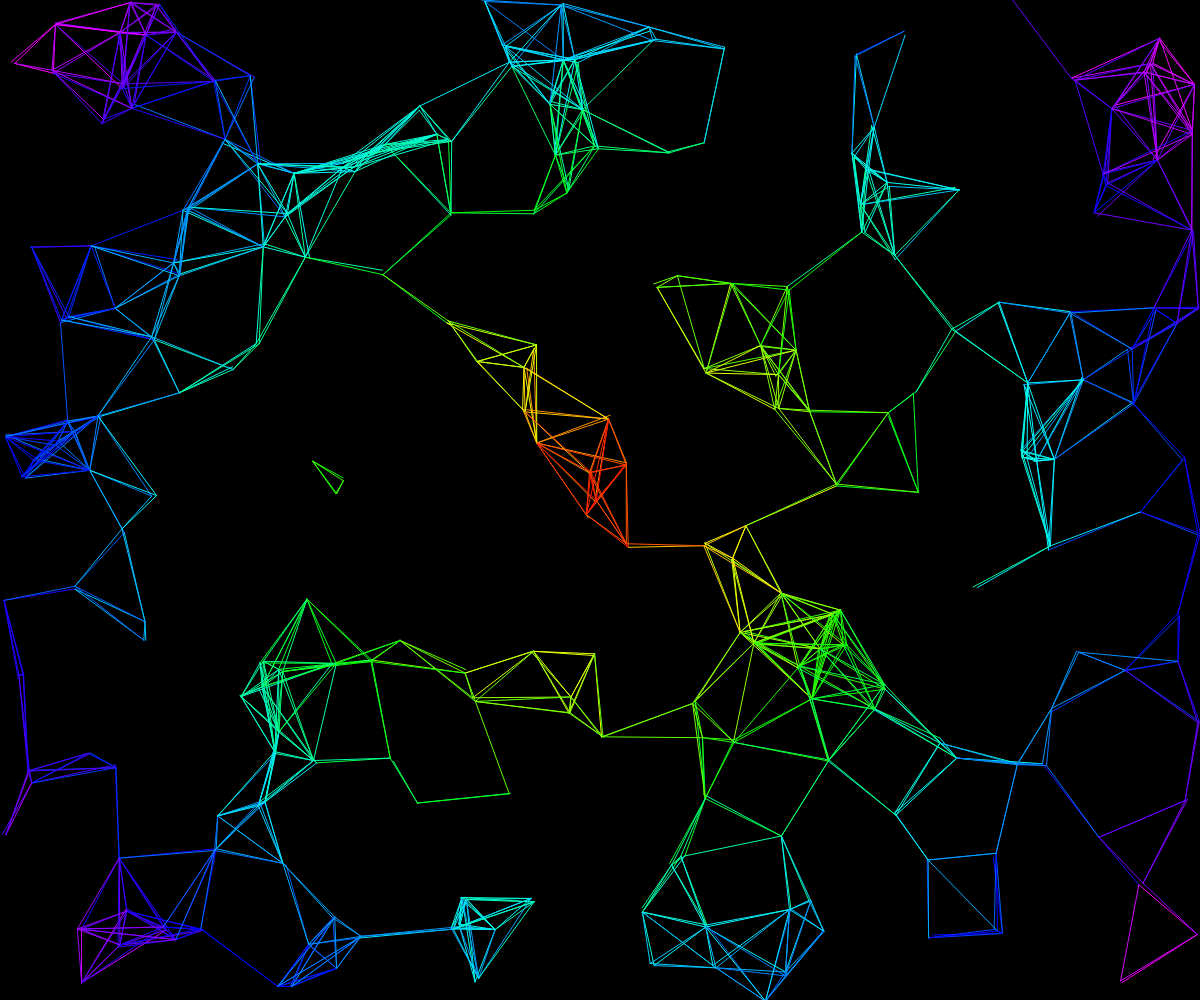
Frame 1 (no input)
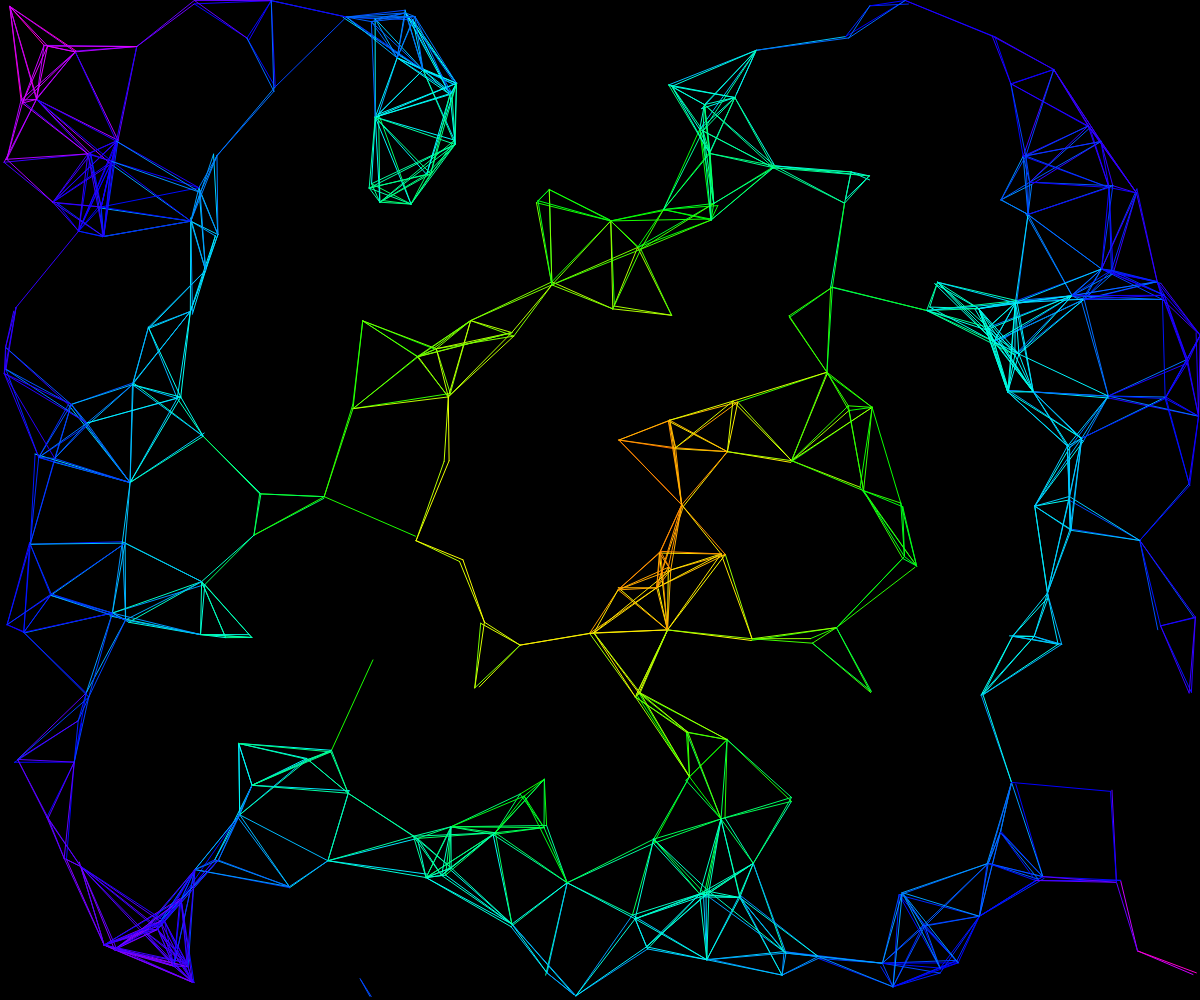
Frame 60 (no input)
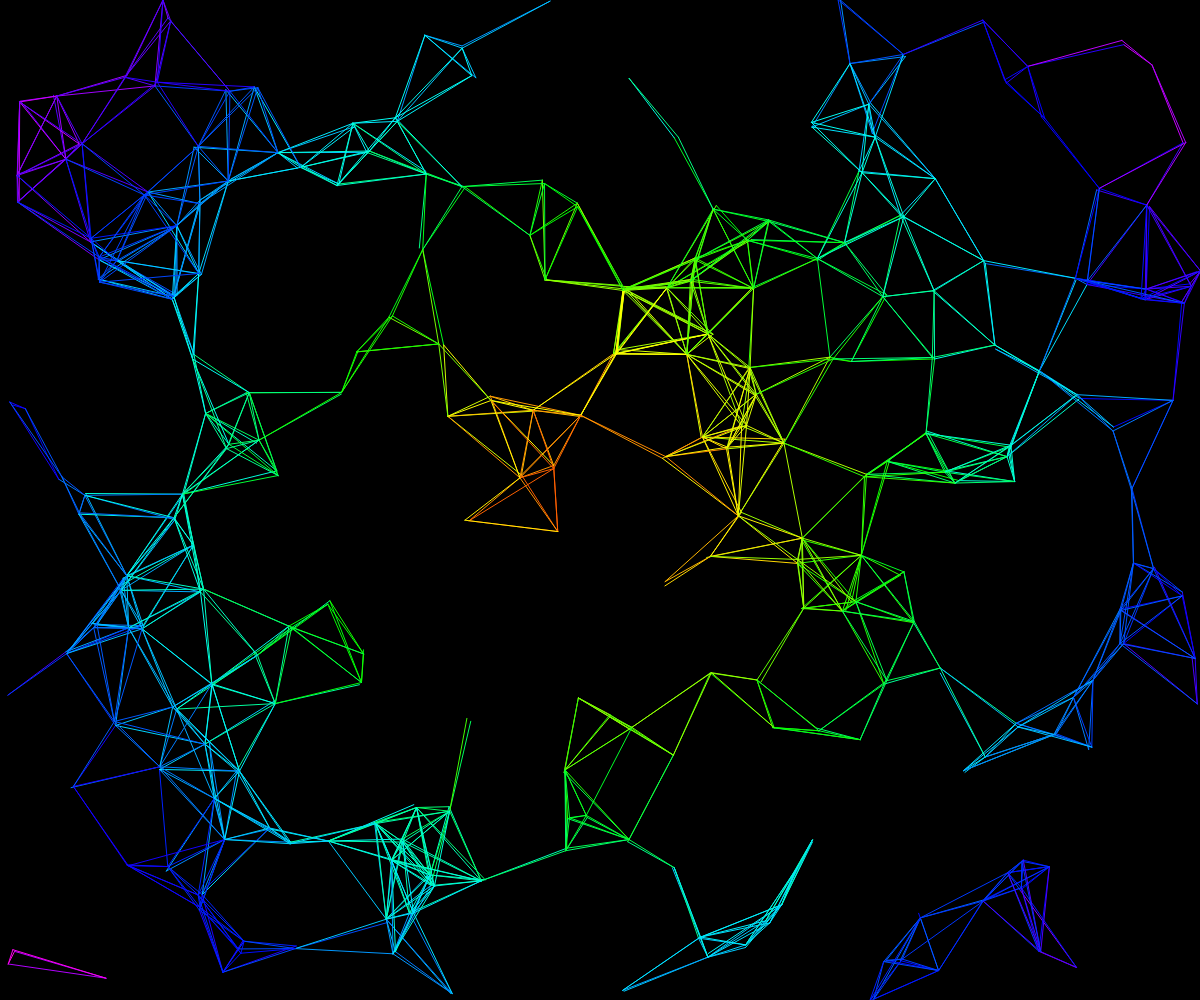
Frame 120 (the mouse pressed at the canvas centre since frame 60)

The p5.js sketch that drew these frames (run headless with seeded random() and noise() and a simulated clock; from frame 60 on, the mouse is pressed at the canvas centre):

// p5.js sketch
// ── sketch.js
var B = [];

function setup(){
  createCanvas( windowWidth , windowHeight);
  for( i = 0 ; i < 250 ; i++ ){
    B[i] = new Ball();
  }
  
  colorMode( HSB );
}

function draw(){
   background( 0 , 0 , 0 );
  
  for( i = 0 ; i < 250 ; i++ ){
    B[i].evolve();
    
    for( v = 0 ; v < 250  ; v++ ){
      if( i != v ){
        B[i].drawBall(B[i].pos , B[v].pos);
      }
    }
  }
}

var Ball = function(){
  
  this.pos = createVector( random( 0 , width ) , random( 0 , height) );
  this.v = p5.Vector.random2D();
  this.v.mult( random( 1 , 5));
  
  this.evolve = function(){
  
     this.pos.add( this.v );
     
     if( this.pos.x <= 0 || this.pos.x >= width ){
      this.v.x*= -1;
     }
     if( this.pos.y <= 0 || this.pos.y >= height ){
       this.v.y *= -1;
     }
  };
  
  this.drawBall = function( one , two ){
    this.dis = B[i].pos.dist(B[v].pos);
    
    var mid = createVector( width*0.5 , height*0.5 );
    
    var maxDist = (width*width) + (height*height);
    
    var dist = B[i].pos.dist( mid );
    
    var C = color( dist / maxDist * 1000000 %360 , 100 , 100 );
    
    if( this.dis <= 100 ){
      stroke( C );
      // stroke( 0 , 0 , 100 );
      line( B[i].pos.x , B[i].pos.y , B[v].pos.x , B[v].pos.y );
    }
  };
  
};
